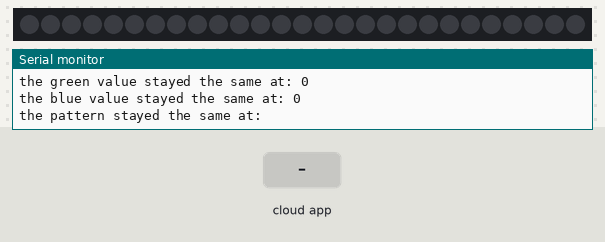
The sketch below on a simulated ESP8266 (NodeMCU). Parts: 27 RGB LEDs in strip order, left to right, the last lines printed to the serial monitor. The inputs (shaded band) are chosen by the test bench. Dim RGB values are drawn brighter than linear; WiFi joins after 1.5 s; servers stay silent unless stated; random numbers use the default seed unless the sketch sets one; the Firebase database answers and starts empty.

Above: at 2.7 s.
2.8 s: the phone or cloud app sets red to 1
5.3 s: the phone or cloud app sets pattern to blink
At 6.3 s:
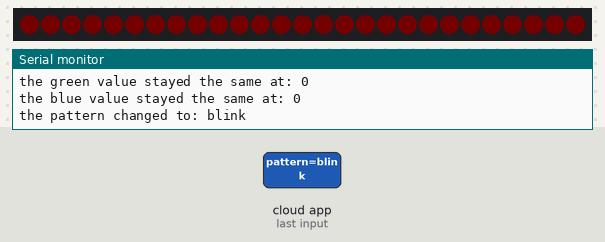
8.4 s: the phone or cloud app sets green to 1
At 10.4 s:
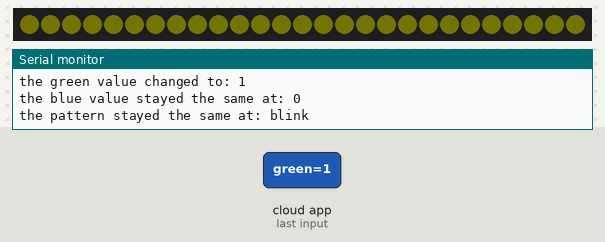
11.5 s: the phone or cloud app sets blue to 1
At 14.4 s:
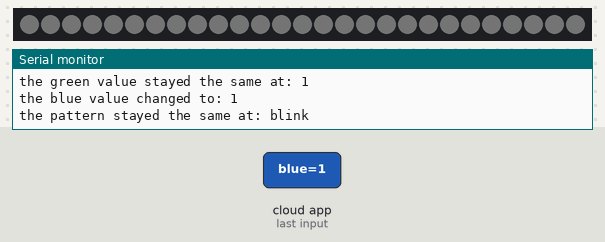
14.6 s: the phone or cloud app sets pattern to wave
At 16.3 s:
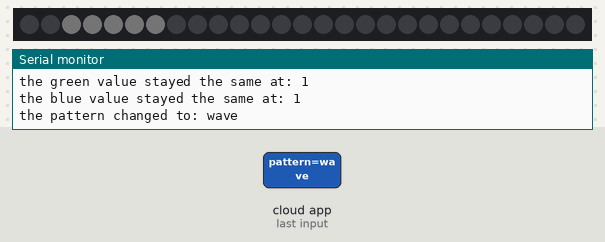
17.7 s: the phone or cloud app sets red to 0
At 19.03 s:
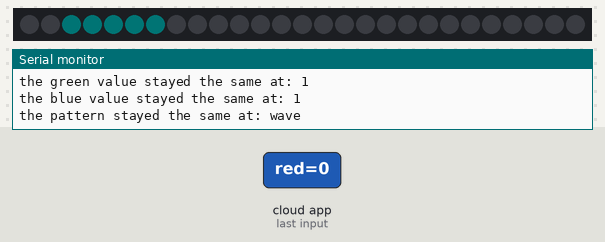
Timing chart, 0 to 20.7 s (numbered marks = the images above; inputs shaded):
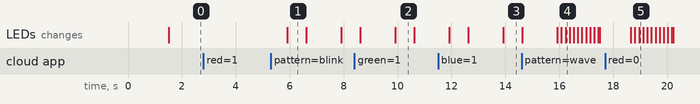

Measured:
- after the input at 5.3 s, the LEDs: change after 0.61 s (image 1)
- what the display in image 1 shows lasts 0.7 s, from 5.9 s to 6.6 s

The sketch:

Hex-ightsCode.ino
```cpp
// source code for firebase access: https://www.javacodegeeks.com/2019/07/esp8266-esp32-firebase-realtime-database-iot.html
// source code for setting up led strip: https://learn.adafruit.com/neopixel-painter/test-neopixel-strip
// source code for led strip color patterns: https://www.tweaking4all.com/hardware/arduino/adruino-led-strip-effects/#MakeyoureffectscoolerDiffuseLighttoiletpapermagic

#include "FirebaseESP8266.h"
#include <ESP8266WiFi.h>
#include <Adafruit_NeoPixel.h>

#define PIN D6
#define NUM_LEDS 27

const char* ssid = "NETWORK NAME";
const char* password = "PASSWORD";

FirebaseData firebaseData;

Adafruit_NeoPixel strip = Adafruit_NeoPixel(NUM_LEDS, PIN, NEO_GRB + NEO_KHZ800);

// Current color values
int redValue = 0;
int greenValue = 0;
int blueValue = 0;
String pattern = "";

void setup() {
  Serial.begin(115200);
  connectWifi();
  strip.begin();

  Firebase.begin("FIREBASEIO URL", "WEB API KEY");
}

void loop() {
  if (Firebase.getInt(firebaseData, "/red")) {
    if  (firebaseData.dataType() == "int") {
      int val = firebaseData.intData();
      if (val != redValue) {
        redValue = val;
        Serial.print("the red value changed to: ");
        Serial.print(redValue);
        Serial.print("\n");
      } else {
        Serial.print("the red value stayed the same at: ");
        Serial.print(redValue);
        Serial.print("\n");
      }
    }
  }

  if (Firebase.getInt(firebaseData, "/green")) {
    if  (firebaseData.dataType() == "int") {
      int val = firebaseData.intData();
      if (val != greenValue) {
        greenValue = val;
        Serial.print("the green value changed to: ");
        Serial.print(greenValue);
        Serial.print("\n");
      } else {
        Serial.print("the green value stayed the same at: ");
        Serial.print(greenValue);
        Serial.print("\n");
      }
    }
  }

  if (Firebase.getInt(firebaseData, "/blue")) {
    if  (firebaseData.dataType() == "int") {
      int val = firebaseData.intData();
      if (val != blueValue) {
        blueValue = val;
        Serial.print("the blue value changed to: ");
        Serial.print(blueValue);
        Serial.print("\n");
      } else {
        Serial.print("the blue value stayed the same at: ");
        Serial.print(blueValue);
        Serial.print("\n");
      }
    }
  }

  if (Firebase.getString(firebaseData, "/pattern")) {
      String val = firebaseData.stringData();
      if (val != pattern) {
        pattern = val;
        Serial.print("the pattern changed to: ");
        Serial.print(pattern);
        Serial.print("\n");
      } else {
        Serial.print("the pattern stayed the same at: ");
        Serial.print(pattern);
        Serial.print("\n");
      }
  }

  delay(500);
  Serial.print("\n");

  setupStrip();
}

void connectWifi() {
  // Let us connect to WiFi
  WiFi.begin(ssid, password);

  while (WiFi.status() != WL_CONNECTED) {
    delay(500);
    Serial.print(".");
  }

  Serial.println(".......");
  Serial.println("WiFi Connected....IP Address:");
  Serial.println(WiFi.localIP());
}

void setupStrip() {
  if (pattern == "solid") {
    Solid();
  } else if (pattern == "blink") {
    Blink();
  } else if (pattern == "wave") {
    Wave();
  } else if (pattern == "fade") {
    FadeInOut();
  } else if (pattern == "twinkle") {
    Twinkle();
  } else if (pattern == "run") {
    Run();
  } else if (pattern == "off") {
    Off();
  }
}

void Solid() {
  for (int i=0; i < NUM_LEDS; i++) {
    strip.setPixelColor(i, strip.Color(redValue, greenValue, blueValue));
    strip.show();
  }
}

void Blink() {
  strip.fill(strip.Color(redValue, greenValue, blueValue), 0); // turn all lights on
  strip.show();
  delay(700);
  strip.fill(strip.Color(0, 0, 0), 0); // turn all lights off
  strip.show();
  delay(200);
}

void Wave() {
  for(int i=0; i < strip.numPixels()+5; i++) {
    strip.setPixelColor(i, strip.Color(redValue, greenValue, blueValue)); // Draw new pixel
    strip.setPixelColor(i-5, 0); // Erase pixel a few steps back
    strip.show();
    delay(50);
  }
}

void FadeInOut() {
  float red = redValue;
  float green = greenValue;
  float blue = blueValue;
  float r, g, b;

  for(int k = 0; k < 255; k=k+1) { // fade lights on
    r = (k/255.0)*red;
    g = (k/255.0)*green;
    b = (k/255.0)*blue;
    strip.fill(strip.Color(r, g, b), 0);
    strip.show();
    delay(10);
  }

  for(int k = 255; k >= 0; k=k-2) { // fade lights off
    r = (k/255.0)*red;
    g = (k/255.0)*green;
    b = (k/255.0)*blue;
    strip.fill(strip.Color(r, g, b), 0);
    strip.show();
    delay(10);
  }
}

void Twinkle() {
  float red = redValue;
  float green = greenValue;
  float blue = blueValue;
  int Count = 10;
  int SpeedDelay = 100;
  boolean OnlyOne = false;

  strip.fill(strip.Color(0, 0, 0), 0);

  for (int i=0; i<Count; i++) {
     strip.setPixelColor(random(NUM_LEDS), strip.Color(red,green,blue));
     strip.show();
     delay(SpeedDelay);
     if(OnlyOne) {
       strip.fill(strip.Color(0, 0, 0), 0);
     }
   }
  delay(SpeedDelay);
}

void Run() {
  float red = redValue;
  float green = greenValue;
  float blue = blueValue;
  int WaveDelay = 125;
  int Position = 0;

  for(int j=0; j<NUM_LEDS*2; j++) {
    Position++; // = 0; //Position + Rate;

    for(int i=0; i<NUM_LEDS; i++) {
      // sine wave, 3 offset waves make a rainbow!
      //float level = sin(i+Position) * 127 + 128;
      //setPixel(i,level,0,0);
      //float level = sin(i+Position) * 127 + 128;
      strip.setPixelColor(i,((sin(i+Position) * 127 + 128)/255)*red,
                 ((sin(i+Position) * 127 + 128)/255)*green,
                 ((sin(i+Position) * 127 + 128)/255)*blue);
    }

      strip.show();
      delay(WaveDelay);
  }
}

void Off() {
  strip.clear();
  strip.show();
}
```
